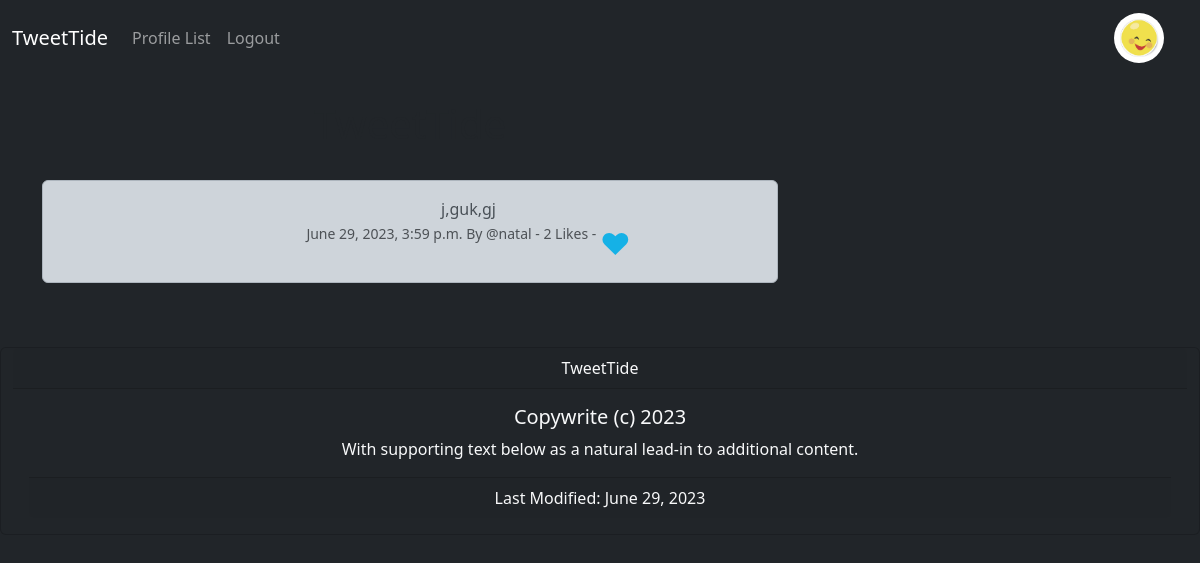
Screenshot of /tweet_show/19 (signed in) with the database file from the repository.
### socialnetwork/models.py (models this page shows, shortened)
class Profile(models.Model):
	user = models.OneToOneField(User, on_delete=models.CASCADE)
	follows = models.ManyToManyField("self",
		related_name="followed_by",
		symmetrical=False,
		blank=True)
	date_modified = models.DateTimeField(User, auto_now=True)
	profile_image = models.ImageField(null=True, blank=True, upload_to="images/")
	profile_bio = models.CharField(null=True, blank=True, max_length=500)
	website_link = models.CharField(null=True, blank=True, max_length=100)
	facebook_link = models.CharField(null=True, blank=True, max_length=100)
	instagram_link = models.CharField(null=True, blank=True, max_length=100)
	linkedIn_link = models.CharField(null=True, blank=True, max_length=100)

class TidePost(models.Model):
    user = models.ForeignKey(User, related_name="tidepost", on_delete=models.CASCADE)
    body = models.CharField(max_length=1000)
    created_at = models.DateTimeField(auto_now_add=True)
    likes = models.ManyToManyField(User,related_name="tide_like", blank=True)
    def number_of_likes(self):
        return self.likes.count()

### socialnetwork/views.py (the view)
# urls.py: path('tweet_show/<int:pk>',views.tweet_show,name="tweet_show"),
def tweet_show(request, pk):
    tidepost = get_object_or_404(TidePost, id=pk)
    if tidepost:
        return render(request, 'show_tweet.html', {'tidepost':tidepost})
    else:
        messages.success(request, ("That tidepost, does not exist"))
        return redirect( 'home')

### socialnetwork/templates/show_tweet.html (shortened to what this page needs)
{% extends 'base.html'%}
{%load static %}
{%block content%}
<div class='container text-center'>
   <div class='row'>
      <div class="col-8">
         <h1>TweetTide</h1>
         <br>
         <div class="alert alert-dark" role="alert">
            <div class="container">
               <div class="row">
                  <div class="col-2">
                  </div>
                  <div class="col-10">
                     {{tidepost.body}}<br>
                     <small class = "text-muted" >
                     {{tidepost.created_at}} By @{{tidepost.user.username}}
                     - {{tidepost.number_of_likes}} Likes -
                     {%if user in tidepost.likes.all %}
                     <a href="{% url 'tweet_like' tidepost.id %}" style="text-decoration:none ;color:#15b1e6;  font-size:30px; vertical-align:top">
                     &#9829
                     </a>
                     {%else%}
                     <a href="{% url 'tweet_like' tidepost.id %}"  style="text-decoration:none ;color:#15b1e6;  font-size:30px; vertical-align:top">
                     &#9825
                     </a>
                     {%endif%}
                     </small><br/>
                  </div>
               </div>
            </div>
         </div>
      </div>
      <div class="col-4">
         <br><br/><br>
      </div>
   </div>
</div>
{%endblock%}

### socialnetwork/templates/header.html (shortened to what this page needs)
{% load static %}
<nav class="navbar navbar-expand-lg navbar-dark bg-dark">
  <div class="container-fluid">
    <a class="navbar-brand" href="{% url 'home' %}">TweetTide</a>
    <div class="collapse navbar-collapse" id="navbarSupportedContent">
      <ul class="navbar-nav me-auto mb-2 mb-lg-0">
        <li class="nav-item">
          <a class="nav-link"
          href="{% url 'profile_list' %}">Profile List</a>
        </li>
        {% if user.is_authenticated %}
        <li class="nav-item">
          <a class="nav-link"
          href="{% url 'logout' %}">Logout</a>
        </li>
        {% endif %}
      </ul>
      {%if user.is_authenticated%}
      <ul class="navbar-nav ml-auto">
         <li class="nav-link navbar-brand">
            <a href="{% url 'profile' request.user.id %}">
            {%if user.profile.profile_image%}
            <img src="{{user.profile.profile_image.url}}" width=50 height=50 class="" style="border-radius:50%" >
            {%else%}
            <img src="{% static 'images/profile_img.png' %}" width=50 height=50 class="" style="border-radius:50%" alt="profile image">
            {%endif%}
            </a>
         </li>
      </ul>
      {%endif%}
    </div>
  </div>
</nav>

### rows the page displays
TidePost: body "j,guk,gj", created_at "June 29, 2023, 3:59 p.m.", user.username "natal", number_of_likes "2"
